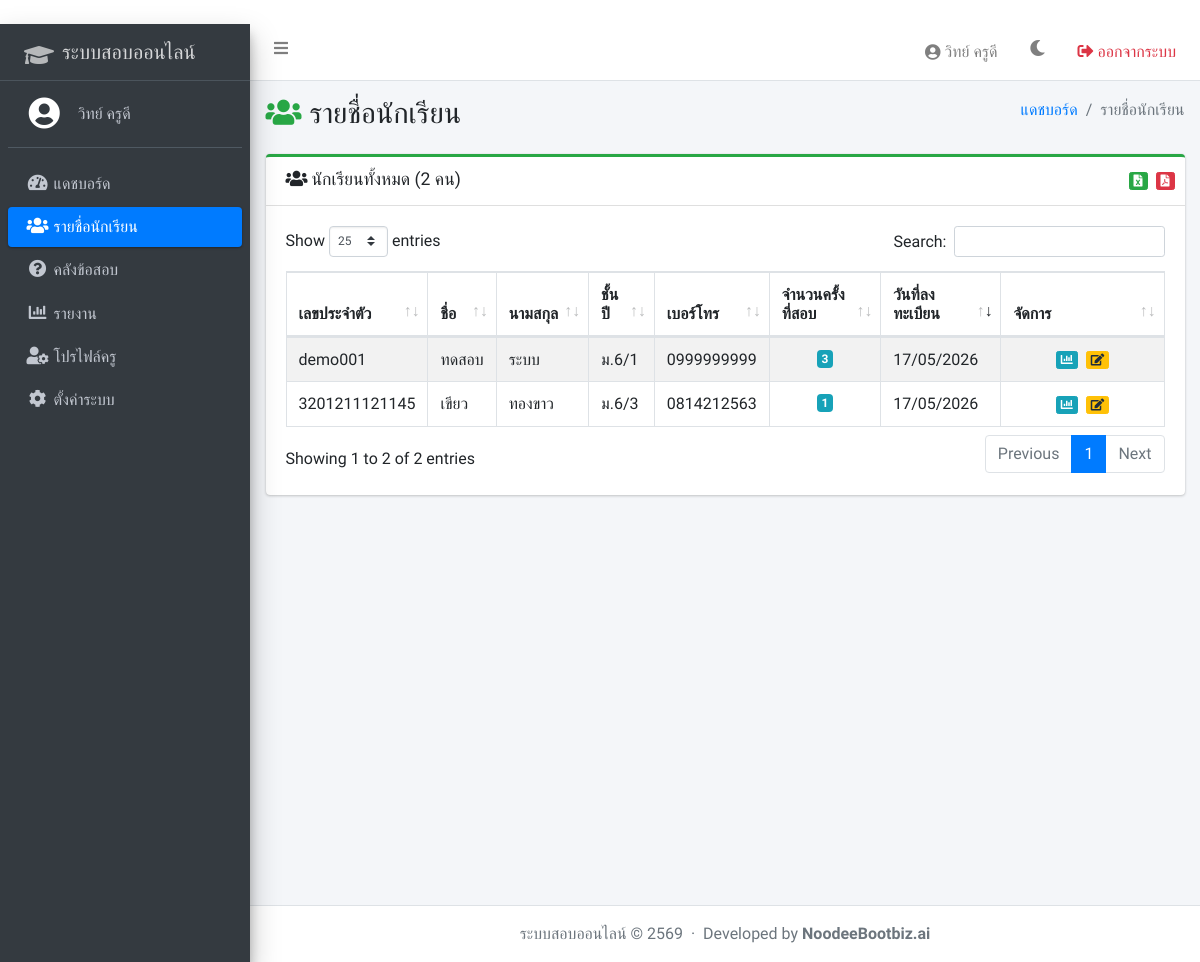
The page /dashboard/students/ (signed in) on the database its author committed.
### accounts/models.py (models this page shows, shortened)
class Teacher(models.Model):
    first_name = models.CharField(max_length=100, verbose_name='ชื่อ')
    last_name = models.CharField(max_length=100, verbose_name='นามสกุล')
    phone = models.CharField(max_length=15, unique=True, verbose_name='เบอร์โทรศัพท์')
    subject = models.CharField(max_length=100, verbose_name='วิชาที่สอน')
    password_hash = models.CharField(max_length=255)
    email = models.EmailField(blank=True, default='', verbose_name='อีเมล')
    avatar = models.ImageField(upload_to='avatars/', blank=True, null=True, verbose_name='รูปโปรไฟล์')
    created_at = models.DateTimeField(auto_now_add=True)
    class Meta:
        verbose_name = 'ครู'
        verbose_name_plural = 'ครู'

class Student(models.Model):
    student_id = models.CharField(max_length=20, unique=True, verbose_name='เลขประจำตัวนักเรียน')
    first_name = models.CharField(max_length=100, verbose_name='ชื่อ')
    last_name = models.CharField(max_length=100, verbose_name='นามสกุล')
    phone = models.CharField(max_length=15, verbose_name='เบอร์โทรศัพท์')
    grade = models.CharField(max_length=20, verbose_name='ชั้นปี')
    password_hash = models.CharField(max_length=255)
    created_at = models.DateTimeField(auto_now_add=True)
    class Meta:
        verbose_name = 'นักเรียน'
        verbose_name_plural = 'นักเรียน'

### questions/views.py (the view)
# urls.py: path('students/', views.student_list, name='student_list'),
def student_list(request):
    if not request.session.get('teacher_id'):
        return redirect('accounts:teacher_login')
    teacher = Teacher.objects.get(id=request.session['teacher_id'])
    students = Student.objects.annotate(exam_sessions_count=Count('examsession')).order_by('-created_at')
    return render(request, 'dashboard/students.html', {'students': students, 'teacher': teacher})

### templates/dashboard/students.html (shortened to what this page needs)
{% extends 'dashboard/base_dashboard.html' %}
{% load static %}
{% block nav_students %}active{% endblock %}
{% block page_title %}<i class="fas fa-users mr-2 text-success"></i>รายชื่อนักเรียน{% endblock %}
{% block breadcrumb %}
  <li class="breadcrumb-item active">รายชื่อนักเรียน</li>
{% endblock %}
{% block content %}
  <div class="card card-success card-outline">
    <div class="card-header">
      <h3 class="card-title"><i class="fas fa-users mr-1"></i>นักเรียนทั้งหมด ({{ students|length }} คน)</h3>
      <div class="card-tools">
        <a href="{% url 'questions:export_students' %}?fmt=excel" class="btn btn-xs btn-success mr-1" title="Export Excel"><i class="fas fa-file-excel"></i></a>
        <a href="{% url 'questions:export_students' %}?fmt=pdf" class="btn btn-xs btn-danger" title="Export PDF"><i class="fas fa-file-pdf"></i></a>
      </div>
    </div>
    <div class="card-body">
      <table id="students-table" class="table table-bordered table-striped table-hover">
        <thead>
          <tr>
            <th>เลขประจำตัว</th>
            <th>ชื่อ</th>
            <th>นามสกุล</th>
            <th>ชั้นปี</th>
            <th>เบอร์โทร</th>
            <th>จำนวนครั้งที่สอบ</th>
            <th>วันที่ลงทะเบียน</th>
            <th style="width:120px;">จัดการ</th>
          </tr>
        </thead>
        <tbody>
          {% for student in students %}
          <tr style="cursor:pointer;" onclick="location.href='{% url 'questions:student_detail' student.pk %}'">
            <td>{{ student.student_id }}</td>
            <td>{{ student.first_name }}</td>
            <td>{{ student.last_name }}</td>
            <td>{{ student.grade }}</td>
            <td>{{ student.phone|default:"-" }}</td>
            <td class="text-center">
              <span class="badge badge-info">{{ student.exam_sessions_count }}</span>
            </td>
            <td>{{ student.created_at|date:"d/m/Y" }}</td>
            <td class="text-center">
              <a href="{% url 'questions:student_detail' student.pk %}" class="btn btn-xs btn-info mr-1" title="ดูคะแนน"><i class="fas fa-chart-bar"></i></a>
              <a href="{% url 'questions:edit_student' student.pk %}" class="btn btn-xs btn-warning" title="แก้ไข"><i class="fas fa-edit"></i></a>
            </td>
          </tr>
          {% empty %}
          <tr>
            <td colspan="8" class="text-center text-muted py-4">ยังไม่มีนักเรียนลงทะเบียน</td>
          </tr>
          {% endfor %}
        </tbody>
      </table>
    </div>
  </div>
{% endblock %}

### templates/dashboard/base_dashboard.html (shortened to what this page needs)
{% extends 'base.html' %}
{% load static %}
{% block body %}
<div class="wrapper">
  <nav class="main-header navbar navbar-expand navbar-white navbar-light">
    <ul class="navbar-nav">
      <li class="nav-item"><a class="nav-link" data-widget="pushmenu" href="#"><i class="fas fa-bars"></i></a></li>
    </ul>
    <ul class="navbar-nav ml-auto">
      <li class="nav-item">
        <a href="{% url 'questions:profile' %}" class="nav-link d-flex align-items-center">
          {% if teacher.avatar %}
            <img src="{{ teacher.avatar.url }}" class="img-circle" style="width:28px;height:28px;object-fit:cover;margin-right:6px;">
          {% else %}
            <i class="fas fa-user-circle mr-1"></i>
          {% endif %}
          {{ teacher.first_name }} {{ teacher.last_name }}
        </a>
      </li>
      <li class="nav-item">
        <a class="nav-link" href="#" onclick="toggleTheme(); return false;" title="เปลี่ยนธีม">
          <i id="theme-icon" class="fas fa-moon"></i>
        </a>
      </li>
      <li class="nav-item"><a class="nav-link text-danger" href="{% url 'accounts:logout' %}"><i class="fas fa-sign-out-alt"></i> ออกจากระบบ</a></li>
    </ul>
  </nav>
  <aside class="main-sidebar sidebar-dark-primary elevation-4">
    <a href="{% url 'questions:dashboard' %}" class="brand-link">
      <i class="fas fa-graduation-cap brand-image ml-3" style="font-size:1.5rem;line-height:1.8;opacity:.8;"></i>
      <span class="brand-text font-weight-light">ระบบสอบออนไลน์</span>
    </a>
    <div class="sidebar">
      <div class="user-panel mt-3 pb-3 mb-3 d-flex">
        <div class="image">
          <a href="{% url 'questions:profile' %}">
            {% if teacher.avatar %}
              <img src="{{ teacher.avatar.url }}" class="img-circle elevation-2" style="width:34px;height:34px;object-fit:cover;margin-left:8px;">
            {% else %}
              <i class="fas fa-user-circle fa-2x text-white ml-2"></i>
            {% endif %}
          </a>
        </div>
        <div class="info ml-2">
          <a href="{% url 'questions:profile' %}" class="d-block">{{ teacher.first_name }} {{ teacher.last_name }}</a>
        </div>
      </div>
      <nav class="mt-2">
        <ul class="nav nav-pills nav-sidebar flex-column" data-widget="treeview" role="menu">
          <li class="nav-item"><a href="{% url 'questions:dashboard' %}" class="nav-link {% block nav_dashboard %}{% endblock %}"><i class="nav-icon fas fa-tachometer-alt"></i><p>แดชบอร์ด</p></a></li>
          <li class="nav-item"><a href="{% url 'questions:student_list' %}" class="nav-link {% block nav_students %}{% endblock %}"><i class="nav-icon fas fa-users"></i><p>รายชื่อนักเรียน</p></a></li>
          <li class="nav-item"><a href="{% url 'questions:question_list' %}" class="nav-link {% block nav_questions %}{% endblock %}"><i class="nav-icon fas fa-question-circle"></i><p>คลังข้อสอบ</p></a></li>
          <li class="nav-item"><a href="{% url 'questions:reports' %}" class="nav-link {% block nav_reports %}{% endblock %}"><i class="nav-icon fas fa-chart-bar"></i><p>รายงาน</p></a></li>
          <li class="nav-item"><a href="{% url 'questions:profile' %}" class="nav-link {% block nav_profile %}{% endblock %}"><i class="nav-icon fas fa-user-cog"></i><p>โปรไฟล์ครู</p></a></li>
          <li class="nav-item"><a href="{% url 'questions:settings' %}" class="nav-link {% block nav_settings %}{% endblock %}"><i class="nav-icon fas fa-cog"></i><p>ตั้งค่าระบบ</p></a></li>
        </ul>
      </nav>
    </div>
  </aside>
  <div class="content-wrapper">
    <div class="content-header">
      <div class="container-fluid">
        <div class="row mb-2">
          <div class="col-sm-6">
            <h1 class="m-0">{% block page_title %}{% endblock %}</h1>
          </div>
          <div class="col-sm-6">
            <ol class="breadcrumb float-sm-right">
              <li class="breadcrumb-item"><a href="{% url 'questions:dashboard' %}">แดชบอร์ด</a></li>
              {% block breadcrumb %}{% endblock %}
            </ol>
          </div>
        </div>
      </div>
    </div>
    <div class="content">
      <div class="container-fluid">
        {% block content %}{% endblock %}
      </div>
    </div>
  </div>
  <footer class="main-footer text-center text-muted">
    ระบบสอบออนไลน์ &copy; 2569
    &nbsp;·&nbsp;
    Developed by <a href="#" style="color:inherit;font-weight:600;">NoodeeBootbiz.ai</a>
  </footer>
</div>
{% endblock %}

### templates/base.html (style rules this page uses)
body, .nav-link, .brand-text, h1, h2, h3, h4, h5, p, span, td, th, label, input, button, a { font-family: 'Sarabun', sans-serif !important; }

### rows shown on the page
Teacher: first_name "วิทย์", last_name "ครูดี"
Student: student_id "demo001", first_name "ทดสอบ", last_name "ระบบ", grade "ม.6/1", phone "0999999999", exam_sessions_count "3", created_at "17/05/2026"
Student: student_id "3201211121145", first_name "เขียว", last_name "ทองขาว", grade "ม.6/3", phone "0814212563", exam_sessions_count "1", created_at "17/05/2026"

### other values the page prints
{{ students|length }} "2"
